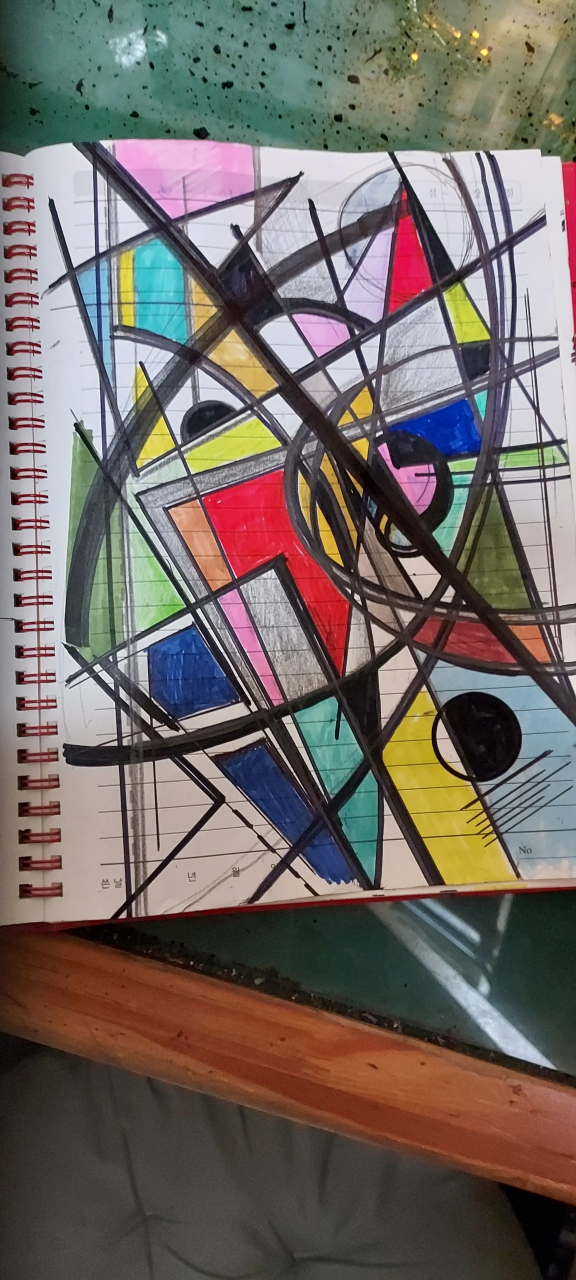
#> input picture archive/abstract-color-grid.jpg, 1152 x 2560 px, found by its file name (shown at 1/2 size)
$ python crop_artworks.py
#> lines starting #> are read from the running program, lines starting #| are printed output that depends on the picture
#!/usr/bin/env python3
"""Crop artwork images to remove surrounding backgrounds (tables, notebooks, frames)."""

from PIL import Image
import os
import shutil

SRC_DIR = "/home/faeqsu10/projects/misook-gallery/public/artworks"
OUT_DIR = "/home/faeqsu10/projects/misook-gallery/public/artworks_cropped"

os.makedirs(OUT_DIR, exist_ok=True)

# Per-image crop coordinates: (left, upper, right, lower)
# Phone screenshots (1152x2560) need aggressive cropping
CROPS = {
    # --- Phone screenshots with notebook/table backgrounds ---
    "abstract-color-grid.jpg": (80, 50, 1130, 1950),      # spiral notebook on glass table
    "abstract-triangles.jpg": (55, 20, 1110, 1530),        # sketchbook on glass table
    "geometric-lines.jpg": (55, 200, 1030, 1770),          # notebook on striped fabric
    "prayer-diary.jpg": (25, 10, 1115, 2060),              # diary page (text+drawing = artwork)
    "prayer-cross.jpg": (25, 15, 1105, 2050),              # diary page similar angle
    "spiral-vortex.jpg": (40, 20, 1040, 1700),             # notebook on striped fabric
    "witch-framed.jpg": (240, 420, 900, 1520),             # crop inside wooden frame
    "woman-under-tree.jpg": (20, 30, 1080, 1830),          # diary/planner page on glass table

    # --- Close-up photos with minor edges ---
    "abstract-red-green.jpg": (10, 10, 1354, 1470),
    "bird-in-geometry.jpg": (20, 20, 2210, 2770),
    "blue-energy.jpg": (30, 30, 2240, 3100),
    "bold-circles-lines.jpg": (30, 30, 3150, 4580),
    "charcoal-red-cross.jpg": (15, 15, 1960, 2710),
    "color-eye-spiral.jpg": (15, 15, 1950, 2550),          # has pencil on it, crop bottom text
    "color-mosaic.jpg": (5, 5, 948, 1235),
    "fierce-gaze.jpg": (15, 15, 2630, 3590),
    "free-composition.jpg": (10, 10, 1055, 1475),
    "golden-orbit.jpg": (30, 30, 2890, 4370),
    "madonna-rosary.jpg": (100, 30, 2650, 3950),           # notebook dotted line on left
    "tension-and-calm.jpg": (10, 10, 1474, 1540),
    "vivid-triangles.jpg": (10, 10, 969, 1500),
    "witch.jpg": (15, 25, 2235, 3190),
}

for filename, crop_box in CROPS.items():
    src_path = os.path.join(SRC_DIR, filename)
    out_path = os.path.join(OUT_DIR, filename)

    if not os.path.exists(src_path):
        print(f"SKIP: {filename} not found")
        continue

    img = Image.open(src_path)
#> img is the input picture: PIL image 1152x2560 RGB; mean R, G, B 114.9, 105.4, 100.6
    w, h = img.size
#> w = 1152; h = 2560

    # Clamp crop box to image bounds
    left = max(0, crop_box[0])
    upper = max(0, crop_box[1])
    right = min(w, crop_box[2])
#> right = 1130
    lower = min(h, crop_box[3])
#> lower = 1950

    cropped = img.crop((left, upper, right, lower))
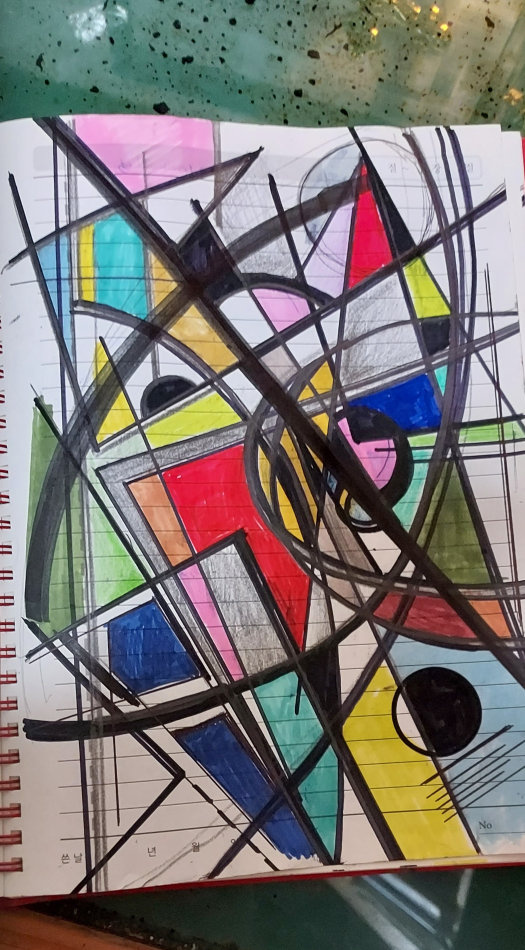
#> cropped: PIL image 1050x1900 RGB (shown at 1/2 size); mean R, G, B 124.6, 119.5, 117.1
    cropped.save(out_path, quality=95)
    print(f"OK: {filename} ({w}x{h}) -> ({right-left}x{lower-upper})")
#| OK: abstract-color-grid.jpg (1152x2560) -> (1050x1900)
#> pass 2 of the loop `for filename, crop_box in CROPS.items():`:
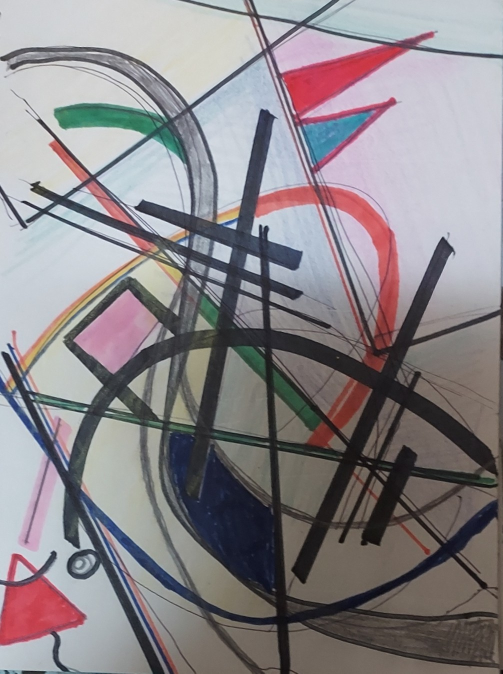
#> input picture archive/abstract-triangles.jpg, 1005 x 1347 px, found by its file name (shown at 1/2 size)
#> img is the input picture: PIL image 1005x1347 RGB; mean R, G, B 138.2, 132.8, 136.4
#> `cropped = img.crop((left, upper, right, lower))`:
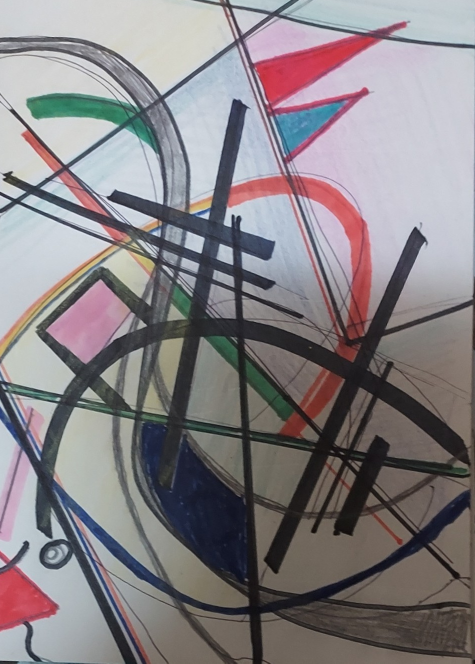
#> cropped: PIL image 950x1327 RGB (shown at 1/2 size); mean R, G, B 134.5, 129.1, 132.5
#| OK: abstract-triangles.jpg (1005x1347) -> (950x1327)
#> pass 3 of the loop `for filename, crop_box in CROPS.items():`:
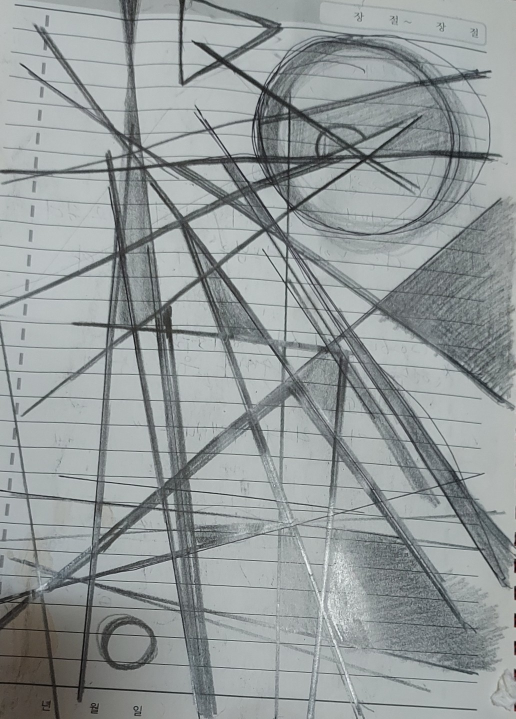
#> input picture archive/geometric-lines.jpg, 1031 x 1438 px, found by its file name (shown at 1/2 size)
#> img is the input picture: PIL image 1031x1438 RGB; mean R, G, B 147.4, 153.4, 153.7
#> `cropped = img.crop((left, upper, right, lower))`:
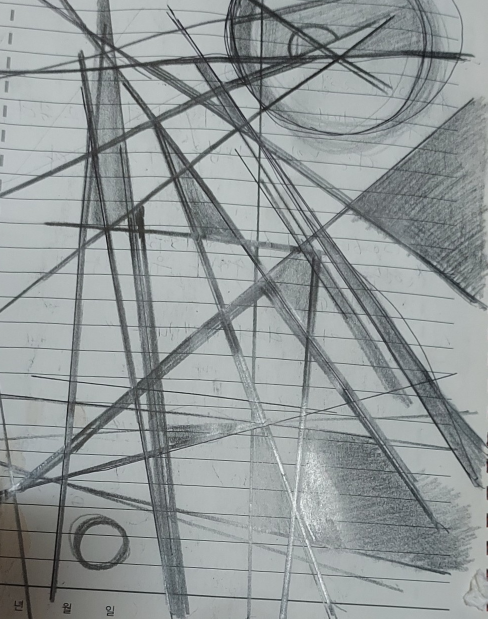
#> cropped: PIL image 975x1238 RGB (shown at 1/2 size); mean R, G, B 145.8, 151.8, 152.2
#| OK: geometric-lines.jpg (1031x1438) -> (975x1238)
#> the loop made 22 passes; the first 3 are shown

print(f"\nDone! Cropped images saved to {OUT_DIR}")
